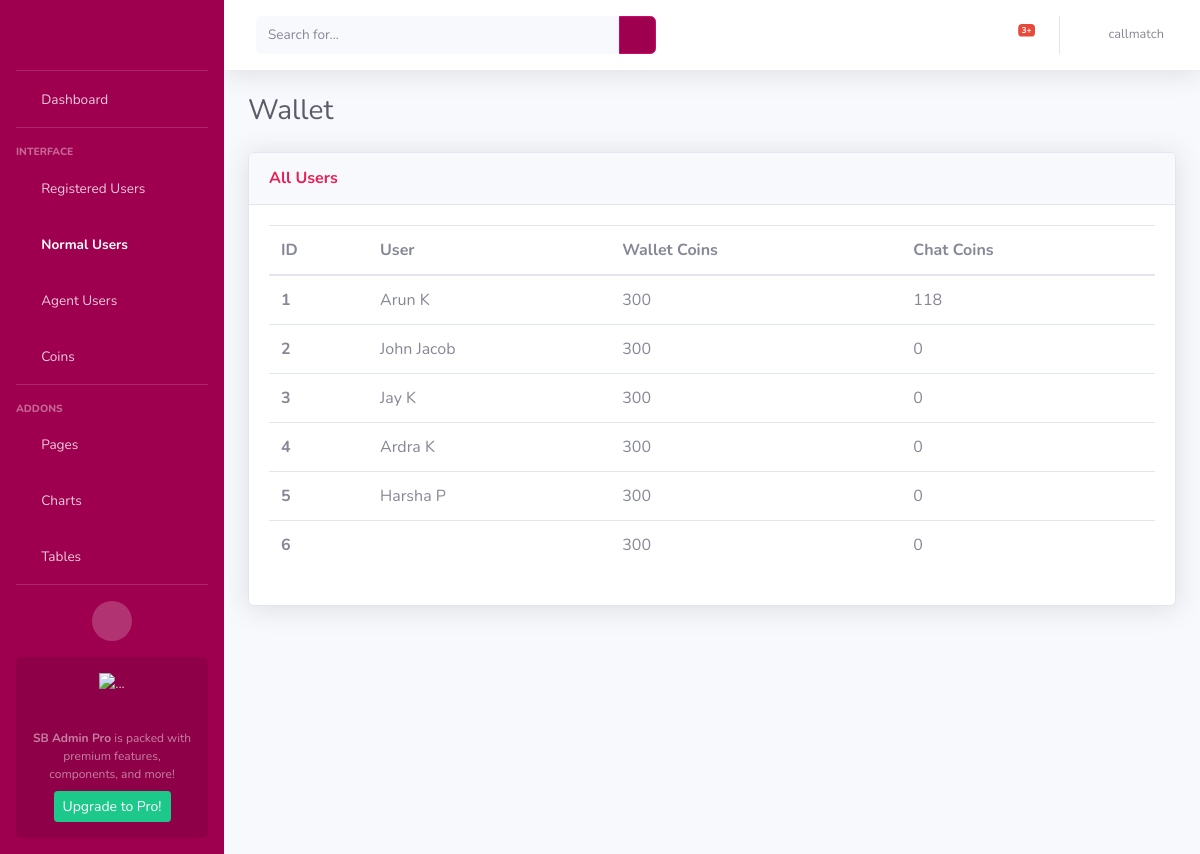
The page /wallet_normal_user (signed in) on the database its author committed.
### AdminApp/models.py (models this page shows, shortened)
class WalletModel(models.Model):
    wallet_id = models.AutoField(primary_key = True)
    user = models.ForeignKey(CustomerModel, on_delete=models.CASCADE)
    wallet_coins = models.IntegerField(default=300, null=True)
    messages_remaining = models.IntegerField(default=0)  # For normal users
    call_amount = models.FloatField(default=0.0)
    chat_amount = models.FloatField(default=0.0)
    total_messages_received = models.IntegerField(default=0)
    total_minutes = models.IntegerField(default=0)
    total_amount = models.FloatField(default=0.0)

class CustomerModel(models.Model):
    NORMAL_USER = 'Normal User'
    AGENT_USER = 'Agent User'
    USER_STATUS_CHOICES = [
        (NORMAL_USER, 'Normal User'),
        (AGENT_USER, 'Agent User'),
    ]
    BOTH = 'Both'
    MALAYALAM = 'Malayalam'
    TAMIL = 'Tamil'
    LANGUAGE_CHOICES = [
        (BOTH, 'Both'),
        (MALAYALAM, 'Malayalam'),
        (TAMIL, 'Tamil'),
    ]
    customer_id = models.AutoField(primary_key = True)
    customer_first_name = models.CharField(max_length=100)
    customer_last_name = models.CharField(max_length=100)
    customer_email = models.EmailField()
    customer_contact = models.CharField(max_length=50)
    status = models.CharField(
        max_length=20,
        choices=USER_STATUS_CHOICES,
        default=NORMAL_USER,
    )
    is_online = models.BooleanField(default=False)
    languages = models.CharField(
        max_length=20,
        choices=LANGUAGE_CHOICES,
        default=BOTH,
    )
    is_existing = models.BooleanField(default=False)
    adhaar_no = models.CharField(max_length=50, null=True, blank=True)

### AdminApp/views.py (the view)
# urls.py: path('wallet_normal_user', views.wallet_normaluser, name='wallet_normal_users'),
def wallet_normaluser(request):
    username = request.session.get('user', None)
    if username is None:
        return redirect('/login')
    wallets = WalletModel.objects.filter(user__status='Normal User')
    return render(request, 'normaluser_wallet.html', {'wallets': wallets, 'username': username})

### templates/normaluser_wallet.html (shortened to what this page needs)
<!DOCTYPE html>
<html lang="en">
<head>
    {% load static %}
    <link href="{% static 'vendor/fontawesome-free/css/all.min.css' %}" rel="stylesheet" type="text/css">
    <link href="{% static 'css/sb-admin-2.min.css' %}" rel="stylesheet">
</head>
<body id="page-top">
    <div id="wrapper">
        <ul class="navbar-nav bg-gradient-primary sidebar sidebar-dark accordion" id="accordionSidebar">
            <a class="sidebar-brand d-flex align-items-center justify-content-center" href="{% url 'home' %}">
                <div class="logo" style="background-image: url({% static 'img/call-match.png' %});"></div>
            </a>
            <hr class="sidebar-divider my-0">
            <li class="nav-item ">
                <a class="nav-link" href="{% url 'home' %}">
                    <i class="fas fa-fw fa-tachometer-alt"></i>
                    <span>Dashboard</span></a>
            </li>
            <hr class="sidebar-divider">
            <div class="sidebar-heading">
                Interface
            </div>
            <li class="nav-item">
                <a class="nav-link" href="{% url 'users' %}">
                    <i class="fas fa-fw fa-table"></i>
                    <span>Registered Users</span></a>
            </li>
            <li class="nav-item active">
                <a class="nav-link collapsed" href="#" data-toggle="collapse" data-target="#collapseUtilities"
                    aria-expanded="true" aria-controls="collapseUtilities">
                    <i class="fas fa-fw fa-users"></i>
                    <span>Normal Users</span>
                </a>
            </li>
            <li class="nav-item">
                <a class="nav-link collapsed" href="#" data-toggle="collapse" data-target="#collapseUtilities1"
                    aria-expanded="true" aria-controls="collapseUtilities1">
                    <i class="fas fa-fw fa-users"></i>
                    <span>Agent Users</span>
                </a>
            </li>
            <li class="nav-item">
                <a class="nav-link collapsed" href="#" data-toggle="collapse" data-target="#collapseUtilities2"
                    aria-expanded="true" aria-controls="collapseUtilities1">
                    <i class="fas fa-fw fa-coins"></i>
                    <span>Coins</span>
                </a>
            </li>
            <hr class="sidebar-divider">
            <div class="sidebar-heading">
                Addons
            </div>
            <li class="nav-item">
                <a class="nav-link collapsed" href="#" data-toggle="collapse" data-target="#collapsePages"
                    aria-expanded="true" aria-controls="collapsePages">
                    <i class="fas fa-fw fa-folder"></i>
                    <span>Pages</span>
                </a>
            </li>
            <li class="nav-item">
                <a class="nav-link" href="charts.html">
                    <i class="fas fa-fw fa-chart-area"></i>
                    <span>Charts</span></a>
            </li>
            <li class="nav-item">
                <a class="nav-link" href="tables.html">
                    <i class="fas fa-fw fa-table"></i>
                    <span>Tables</span></a>
            </li>
            <hr class="sidebar-divider d-none d-md-block">
            <div class="text-center d-none d-md-inline">
                <button class="rounded-circle border-0" id="sidebarToggle"></button>
            </div>
            <div class="sidebar-card d-none d-lg-flex">
                <img class="sidebar-card-illustration mb-2" src="img/undraw_rocket.svg" alt="...">
                <p class="text-center mb-2"><strong>SB Admin Pro</strong> is packed with premium features, components, and more!</p>
                <a class="btn btn-success btn-sm" href="https://startbootstrap.com/theme/sb-admin-pro">Upgrade to Pro!</a>
            </div>
        </ul>
        <div id="content-wrapper" class="d-flex flex-column">
            <div id="content">
                <nav class="navbar navbar-expand navbar-light bg-white topbar mb-4 static-top shadow">
                    <form
                        class="d-none d-sm-inline-block form-inline mr-auto ml-md-3 my-2 my-md-0 mw-100 navbar-search">
                        <div class="input-group">
                            <input type="text" class="form-control bg-light border-0 small" placeholder="Search for..."
                                aria-label="Search" aria-describedby="basic-addon2">
                            <div class="input-group-append">
                                <button class="btn btn-primary" type="button">
                                    <i class="fas fa-search fa-sm"></i>
                                </button>
                            </div>
                        </div>
                    </form>
                    <ul class="navbar-nav ml-auto">
                        <li class="nav-item dropdown no-arrow mx-1">
                            <a class="nav-link dropdown-toggle" href="#" id="alertsDropdown" role="button"
                                data-toggle="dropdown" aria-haspopup="true" aria-expanded="false">
                                <i class="fas fa-bell fa-fw"></i>
                                <span class="badge badge-danger badge-counter">3+</span>
                            </a>
                        </li>
                        <li class="nav-item dropdown no-arrow">
                            <a class="nav-link dropdown-toggle" href="#" id="userDropdown" role="button"
                                data-toggle="dropdown" aria-haspopup="true" aria-expanded="false">
                                <i class="fas fa-fw fa-user"></i>
                                <span class="mr-2 d-none d-lg-inline text-gray-600 small">{{username}}</span>
                            </a>
                        </li>
                    </ul>
                </nav>
                <div class="container-fluid">
                    <div class="d-sm-flex align-items-center justify-content-between mb-4">
                        <h1 class="h3 mb-0 text-gray-800">Wallet</h1>
                    </div>
                    <div class="row">
                        <div class="col">
                            <div class="card shadow mb-4">
                                <div
                                    class="card-header py-3 d-flex flex-row align-items-center justify-content-between">
                                    <h6 class="m-0 font-weight-bold text-primary">All Users</h6>
                                    <div class="dropdown no-arrow">
                                        <a class="dropdown-toggle" href="#" role="button" id="dropdownMenuLink"
                                            data-toggle="dropdown" aria-haspopup="true" aria-expanded="false">
                                            <i class="fas fa-ellipsis-v fa-sm fa-fw text-gray-400"></i>
                                        </a>
                                    </div>
                                </div>
                                <div class="card-body">
                                    <div>
                                        <table class="table all-users">
                                          <thead>
                                            <tr>
                                              <th scope="col">ID</th>
                                              <th scope="col">User</th>
                                              <th scope="col">Wallet Coins</th>
                                              <th scope="col">Chat Coins</th>
                                            </tr>
                                          </thead>
                                          <tbody>
                                          {% for wallet in wallets %}
                                            <tr>
                                              <th scope="row">{{ forloop.counter }}</th>
                                              <td>{{wallet.user.customer_first_name}} {{wallet.user.customer_last_name}}</td>
                                              <td>{{wallet.wallet_coins}}</td>
                                              <td>{{wallet.messages_remaining}}</td>
                                            </tr>
                                          {% endfor %}
                                          </tbody>
                                        </table>
                                    </div>
                                </div>
                            </div>
                        </div>
                    </div>
                </div>
            </div>
        </div>
    </div>
</body>
</html>

### templates/normaluser_wallet.html (style rules this page uses)
.logo { height:2rem; width:8rem; background-position: center; background-size: cover; background-repeat: no-repeat; }

### rows shown on the page
WalletModel: user.customer_first_name "Arun", user.customer_last_name "K", wallet_coins "300", messages_remaining "118"
WalletModel: user.customer_first_name "John", user.customer_last_name "Jacob", wallet_coins "300", messages_remaining "0"
WalletModel: user.customer_first_name "Jay", user.customer_last_name "K", wallet_coins "300", messages_remaining "0"
WalletModel: user.customer_first_name "Ardra", user.customer_last_name "K", wallet_coins "300", messages_remaining "0"
WalletModel: user.customer_first_name "Harsha", user.customer_last_name "P", wallet_coins "300", messages_remaining "0"
WalletModel: wallet_coins "300", messages_remaining "0"

### other values the page prints
{{ username }} "callmatch"
